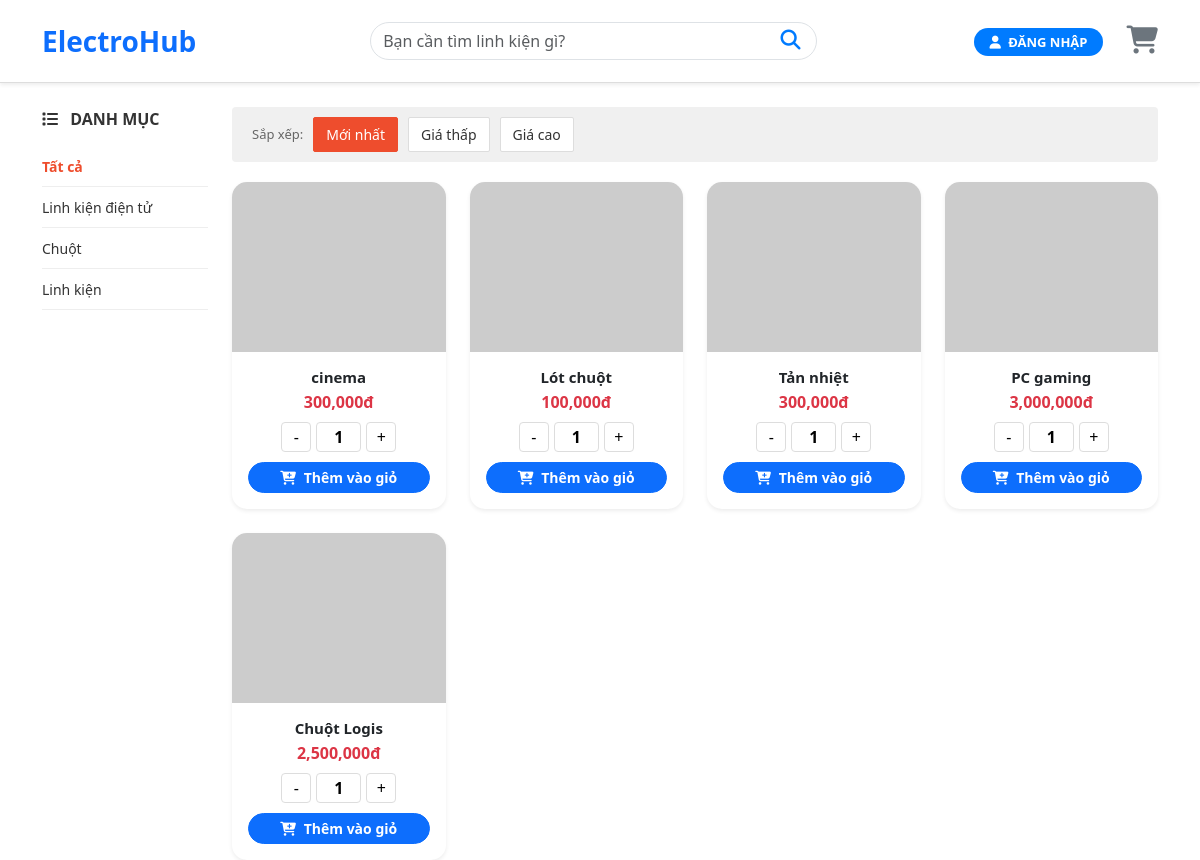
/mua_hang.php, run on the app's committed database.
### tables this page shows
CREATE TABLE `danh_muc` (
  `id_danh_muc` int NOT NULL AUTO_INCREMENT,
  `ten_danh_muc` varchar(100) NOT NULL,
  `mo_ta` text,
  PRIMARY KEY (`id_danh_muc`)
);

CREATE TABLE `san_pham` (
  `id_sp` int NOT NULL AUTO_INCREMENT,
  `ma_san_pham` varchar(50) NOT NULL,
  `ten_sp` varchar(255) NOT NULL,
  `mo_ta` text,
  `gia_tien` decimal(15,2) DEFAULT '0.00',
  `so_luong_kho` int DEFAULT '0',
  `ma_danh_muc` int DEFAULT NULL,
  `hinh_anh` varchar(255) DEFAULT NULL,
  PRIMARY KEY (`id_sp`),
  UNIQUE KEY `ma_san_pham` (`ma_san_pham`),
  KEY `fk_sanpham_danhmuc` (`ma_danh_muc`),
  CONSTRAINT `fk_sanpham_danhmuc` FOREIGN KEY (`ma_danh_muc`) REFERENCES `danh_muc` (`id_danh_muc`) ON DELETE SET NULL
);

### mua_hang.php (the view, shortened to what this page needs)
<?php
$conn = new mysqli("localhost", "root", "", "quan_ly_kho");
mysqli_set_charset($conn, "utf8");
$search = isset($_GET['query']) ? $_GET['query'] : "";
$sort = isset($_GET['sort']) ? $_GET['sort'] : "newest";
$category = isset($_GET['category']) ? $_GET['category'] : "";
$order_sql = "san_pham.id_sp DESC";
$where_sql = "";
$sql = "SELECT san_pham.*, danh_muc.ten_danh_muc
        FROM san_pham
        LEFT JOIN danh_muc ON san_pham.ma_danh_muc = danh_muc.id_danh_muc
        $where_sql
        ORDER BY $order_sql";
$result = $conn->query($sql);
$name_to_show = "";
?>
<!DOCTYPE html>
<html lang="vi">
<head>
    <link href="https://cdn.jsdelivr.net/npm/bootstrap@5.3.0/dist/css/bootstrap.min.css" rel="stylesheet">
    <link rel="stylesheet" href="https://cdnjs.cloudflare.com/ajax/libs/font-awesome/6.4.0/css/all.min.css">
</head>
<body>
<nav class="navbar sticky-top mb-4 shadow-sm">
    <div class="container d-flex justify-content-between align-items-center">
        <a class="navbar-brand fw-bold text-primary fs-3" href="mua_hang.php">ElectroHub</a>
        <form class="search-box" action="mua_hang.php" method="GET">
            <input type="text" name="query" class="form-control rounded-pill pe-5"
                   placeholder="Bạn cần tìm linh kiện gì?" value="<?php echo htmlspecialchars($search); ?>">
            <button type="submit" class="search-btn"><i class="fa fa-search fs-5"></i></button>
        </form>
        <div class="d-flex align-items-center">
            <div class="me-4">
                <?php if ($name_to_show != ""): ?>
                    <div class="dropdown">
                        <a class="text-dark dropdown-toggle fw-bold text-decoration-none" href="#" data-bs-toggle="dropdown" style="font-size: 14px;">
                            Chào, <?php echo $name_to_show; ?>
                        </a>
                        <ul class="dropdown-menu dropdown-menu-end shadow">
                            <li><a class="dropdown-item text-danger" href="dang_xuat.php"><i class="fa fa-sign-out-alt me-2"></i>Đăng xuất</a></li>
                        </ul>
                    </div>
                <?php else: ?>
                    <a href="dang_nhap.php" class="btn-login-main"><i class="fa fa-user me-1"></i> ĐĂNG NHẬP</a>
                <?php endif; ?>
            </div>
            <a href="<?php echo isset($_SESSION['user_admin']) ? 'giohang.php' : 'dang_nhap.php'; ?>" class="cart-wrapper" onclick="<?php if(!isset($_SESSION['user_admin'])) echo "alert('Vui lòng đăng nhập để xem giỏ hàng!');"; ?>">
                <i class="fa fa-shopping-cart fs-3 text-secondary"></i>
            </a>
        </div>
    </div>
</nav>
<div class="container">
    <div class="row">
        <div class="col-md-3 col-lg-2">
            <div class="category-title"><i class="fa fa-list me-2"></i> DANH MỤC</div>
            <ul class="category-list">
                <li class="category-item">
                    <a href="mua_hang.php" class="category-link <?php echo ($category == '') ? 'active' : ''; ?>">Tất cả</a>
                </li>
                <?php
                $res_dm = $conn->query("SELECT * FROM danh_muc");
                while($dm = $res_dm->fetch_assoc()):
                    $ten_dm = $dm['ten_danh_muc'];
                ?>
                <li class="category-item">
                    <a href="?category=<?php echo urlencode($ten_dm); ?>&query=<?php echo urlencode($search); ?>"
                       class="category-link <?php echo ($category == $ten_dm) ? 'active' : ''; ?>">
                        <?php echo $ten_dm; ?>
                    </a>
                </li>
                <?php endwhile; ?>
            </ul>
        </div>
        <div class="col-md-9 col-lg-10">
            <div class="sort-bar">
                <span style="font-size:13px; color: #666;">Sắp xếp:</span>
                <a href="?sort=newest&query=<?php echo urlencode($search); ?>&category=<?php echo urlencode($category); ?>" class="sort-btn <?php echo ($sort == 'newest') ? 'active' : ''; ?>">Mới nhất</a>
                <a href="?sort=price_asc&query=<?php echo urlencode($search); ?>&category=<?php echo urlencode($category); ?>" class="sort-btn <?php echo ($sort == 'price_asc') ? 'active' : ''; ?>">Giá thấp</a>
                <a href="?sort=price_desc&query=<?php echo urlencode($search); ?>&category=<?php echo urlencode($category); ?>" class="sort-btn <?php echo ($sort == 'price_desc') ? 'active' : ''; ?>">Giá cao</a>
            </div>
            <div class="row row-cols-1 row-cols-md-3 row-cols-lg-4 g-4">
                <?php if ($result && $result->num_rows > 0): ?>
                    <?php while($row = $result->fetch_assoc()): ?>
                        <div class="col">
                            <div class="card h-100 border-0 shadow-sm" style="border-radius:15px; overflow: hidden;">
                                <a href="chi_tiet_sp.php?id=<?php echo $row['id_sp']; ?>">
                                    <img src="uploads/<?php echo $row['hinh_anh']; ?>" class="card-img-top"
                                         style="height:170px; object-fit:cover;"
                                         onerror="this.src='https://via.placeholder.com/200'">
                                </a>
                                <div class="card-body text-center">
                                    <h6 class="fw-bold mb-1" style="font-size: 15px;">
                                        <a href="chi_tiet_sp.php?id=<?php echo $row['id_sp']; ?>" style="text-decoration: none; color: inherit;">
                                            <?php echo $row['ten_sp']; ?>
                                        </a>
                                    </h6>
                                    <p class="text-danger fw-bold mb-2"><?php echo number_format($row['gia_tien']); ?>đ</p>
                                    <div class="qty-input-group">
                                        <button type="button" class="btn-qty" onclick="changeQty(<?php echo $row['id_sp']; ?>, -1)">-</button>
                                        <input type="text" id="qty_<?php echo $row['id_sp']; ?>" value="1" readonly class="input-qty">
                                        <button type="button" class="btn-qty" onclick="changeQty(<?php echo $row['id_sp']; ?>, 1)">+</button>
                                    </div>
                                    <button onclick="addToCart(<?php echo $row['id_sp']; ?>)" class="btn btn-sm btn-primary rounded-pill px-3 w-100 fw-bold">
                                        <i class="fa fa-cart-plus me-1"></i> Thêm vào giỏ
                                    </button>
                                </div>
                            </div>
                        </div>
                    <?php endwhile; ?>
                <?php else: ?>
                    <div class="col-12 text-center py-5">
                        <p class="text-muted">Không tìm thấy sản phẩm nào.</p>
                    </div>
                <?php endif; ?>
            </div>
        </div>
    </div>
</div>
</body>
</html>

### mua_hang.php (style rules this page uses)
.navbar { background: white; border-bottom: 1px solid #ddd; padding: 15px 0; }
.search-box { position: relative; width: 40%; }
.search-btn { position: absolute; right: 10px; top: 50%; transform: translateY(-50%); border: none; background: none; color: #007bff; cursor: pointer; }
.category-title { font-weight: bold; font-size: 16px; margin-bottom: 15px; color: #333; }
.category-list { list-style: none; padding: 0; }
.category-item { padding: 8px 0; border-bottom: 1px solid #eee; }
.category-link { text-decoration: none; color: #333; font-size: 14px; }
.category-link:hover, .category-link.active { color: #ee4d2d; font-weight: bold; }
.sort-bar { background: #f0f0f0; padding: 10px 20px; border-radius: 4px; display: flex; align-items: center; gap: 10px; margin-bottom: 20px; }
.sort-btn { background: white; border: 1px solid #ddd; padding: 6px 12px; font-size: 14px; border-radius: 2px; text-decoration: none; color: #333; }
.sort-btn.active { background: #ee4d2d; color: white; border-color: #ee4d2d; }
.cart-wrapper { position: relative; display: inline-block; color: #666; text-decoration: none; }
.qty-input-group { display: flex; align-items: center; justify-content: center; gap: 5px; margin-bottom: 10px; }
.btn-qty { width: 30px; height: 30px; padding: 0; line-height: 1; border: 1px solid #ddd; background: #fff; border-radius: 4px; }
.input-qty { width: 45px; height: 30px; text-align: center; border: 1px solid #ddd; border-radius: 4px; font-weight: bold; }
.btn-login-main { background: #007bff; color: white; border-radius: 20px; font-weight: bold; font-size: 13px; padding: 5px 15px; text-decoration: none; transition: 0.3s; }

### data on the page
danh_muc: ten_danh_muc "Linh kiện điện tử"
danh_muc: ten_danh_muc "Chuột"
danh_muc: ten_danh_muc "Linh kiện"
san_pham: ten_sp "cinema", gia_tien "300,000"
san_pham: ten_sp "Lót chuột", gia_tien "100,000"
san_pham: ten_sp "Tản nhiệt", gia_tien "300,000"
san_pham: ten_sp "PC gaming", gia_tien "3,000,000"
san_pham: ten_sp "Chuột Logis", gia_tien "2,500,000"
